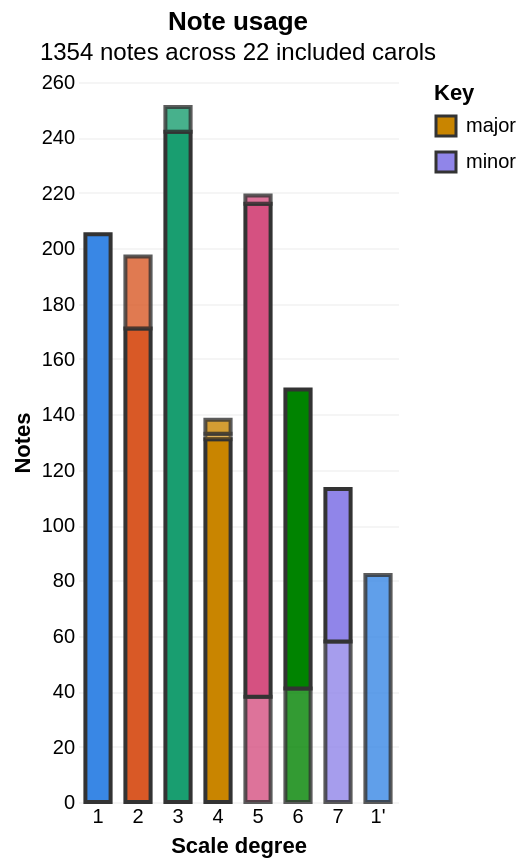

Express this chart as Vega-Lite.
### Vega-Lite specification from a JSON file in a GitHub repository (floating-point values rounded to 4 significant figures; data arrays with more than 128 entries replaced by an {"elided": "..."} marker saying what was removed)
{"$schema": "https://vega.github.io/schema/vega-lite/v5.json", "title": {"text": "Note usage", "subtitle": "1354 notes across 22 included carols"}, "width": "container", "height": 360, "params": [{"name": "octaves", "value": "merged", "bind": {"input": "radio", "options": ["merged", "split"], "name": "Octaves "}}, {"name": "accidentals", "value": "merged", "bind": {"input": "radio", "options": ["merged", "split"], "name": "Accidentals "}}, {"name": "stack", "value": "note", "bind": {"input": "radio", "options": ["note", "mode"], "name": "Stack by "}}, {"name": "major", "value": true, "bind": {"input": "checkbox", "name": "Major "}}, {"name": "minor", "value": true, "bind": {"input": "checkbox", "name": "Minor "}}], "data": {"values": {"elided": "180 records"}}, "transform": [{"filter": "datum.octaves === octaves && datum.accidentals === accidentals && datum.stack === stack"}, {"filter": "(datum.mode === 'major' && major) || (datum.mode === 'minor' && minor)"}], "encoding": {"x": {"field": "bar", "type": "nominal", "sort": {"field": "barPitch", "op": "min"}, "title": "Scale degree", "axis": {"labelAngle": 0}}, "y": {"field": "count", "type": "quantitative", "stack": "zero", "title": "Notes", "axis": {"gridOpacity": 0.3}}}, "layer": [{"transform": [{"filter": "datum.stack === 'note'"}, {"aggregate": [{"op": "sum", "field": "count", "as": "count"}], "groupby": ["bar", "barPitch", "note", "pitch", "degree", "shade"]}], "mark": {"type": "bar", "width": {"band": 0.7}, "stroke": "#333333", "strokeWidth": 2}, "encoding": {"color": {"field": "degree", "type": "nominal", "scale": {"domain": [1, 2, 3, 4, 5, 6, 7], "range": ["#3987e5", "#d95926", "#199e70", "#c98500", "#d55181", "#008300", "#9085e9"]}, "legend": null}, "opacity": {"field": "shade", "type": "quantitative", "scale": null}, "order": {"field": "pitch"}, "tooltip": [{"field": "note", "title": "Note"}, {"field": "count", "title": "Count"}]}}, {"transform": [{"filter": "datum.stack === 'mode'"}], "mark": {"type": "bar", "width": {"band": 0.7}, "stroke": "#333333", "strokeWidth": 2}, "encoding": {"color": {"field": "mode", "type": "nominal", "scale": {"domain": ["major", "minor"], "range": ["#c98500", "#9085e9"]}, "title": "Key"}, "order": {"field": "mode"}, "tooltip": [{"field": "bar", "title": "Note"}, {"field": "mode", "title": "Key"}, {"field": "count", "title": "Count"}]}}], "resolve": {"scale": {"color": "independent"}}, "config": {"view": {"stroke": null}, "axis": {"domain": false, "ticks": false}}}
